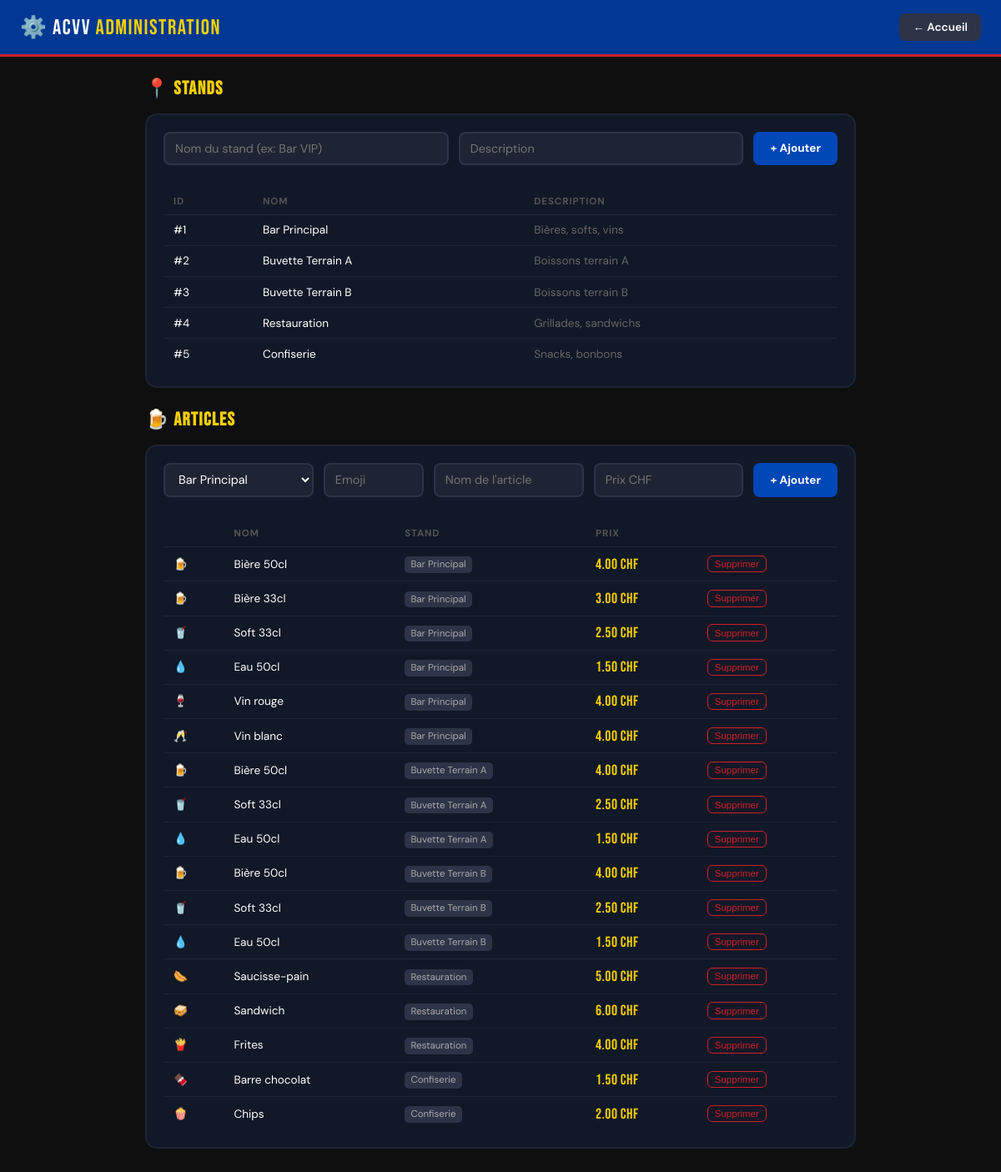
/admin, run on an earlier commit of the app's database.
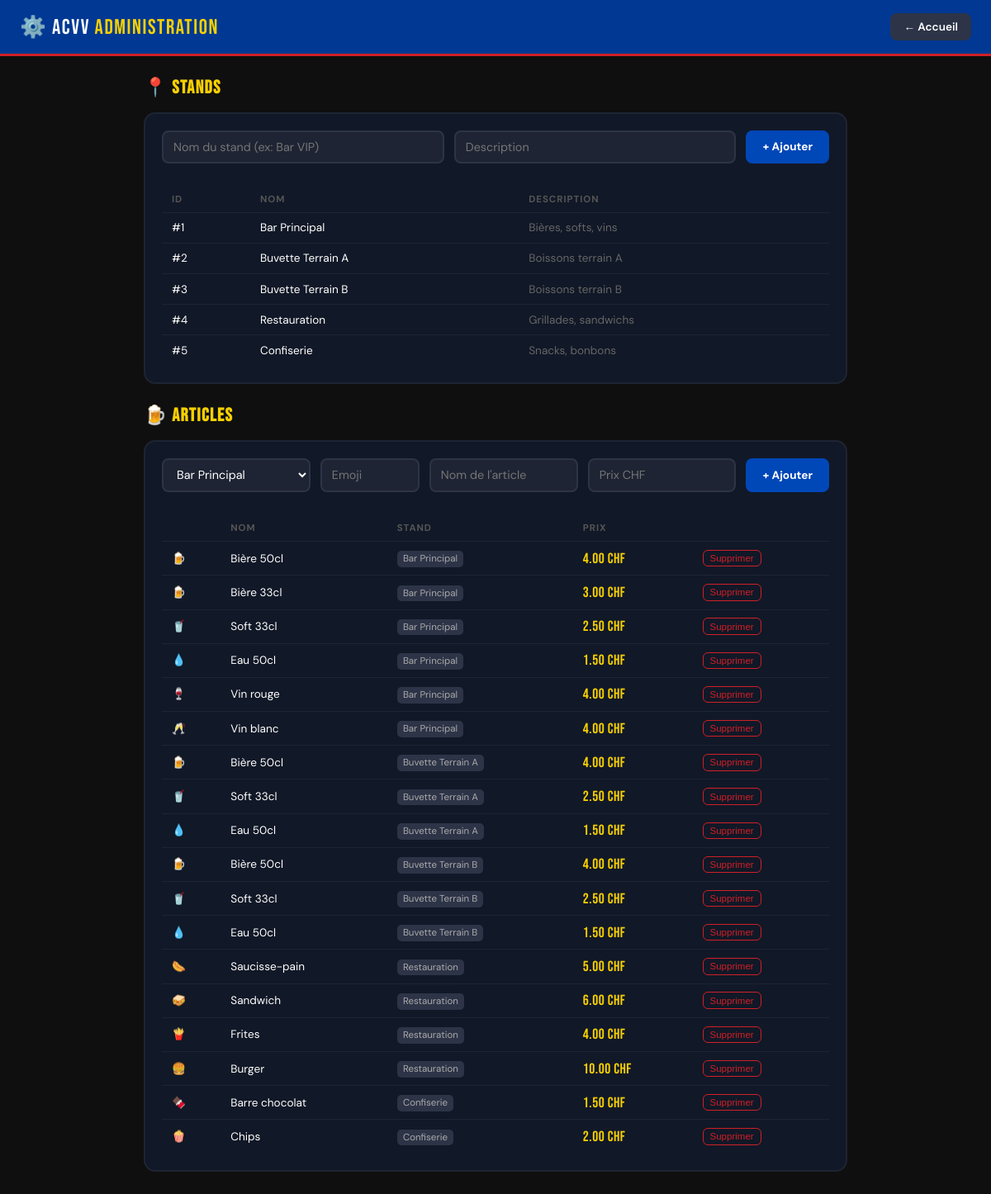
And on a later commit of the database.
### tables this page shows
CREATE TABLE stands (
            id INTEGER PRIMARY KEY AUTOINCREMENT,
            nom TEXT NOT NULL,
            description TEXT,
            actif INTEGER DEFAULT 1
        );

CREATE TABLE articles (
            id INTEGER PRIMARY KEY AUTOINCREMENT,
            stand_id INTEGER NOT NULL,
            nom TEXT NOT NULL,
            prix REAL NOT NULL,
            emoji TEXT DEFAULT '🍺',
            actif INTEGER DEFAULT 1,
            FOREIGN KEY (stand_id) REFERENCES stands(id)
        );

### app.py (the view)
@app.route("/admin")
def admin():
    db = get_db()
    cur = db.cursor()
    cur.execute("SELECT * FROM stands")
    stands = cur.fetchall()
    cur.execute("""
        SELECT a.*, s.nom AS stand_nom
        FROM articles a
        JOIN stands s ON a.stand_id = s.id
        ORDER BY s.id
    """)
    articles = cur.fetchall()
    db.close()
    return render_template("admin.html", stands=stands, articles=articles)

### database.py (called while the page is built)
    def get_db():
        conn = sqlite3.connect(DB_PATH)
        conn.row_factory = sqlite3.Row
        return conn

### templates/admin.html (shortened to what this page needs)
<!DOCTYPE html>
<html lang="fr">
<head>
</head>
<body>
<header>
  <div class="logo">⚙️ ACVV <span>Administration</span></div>
  <a href="/" class="btn-back">← Accueil</a>
</header>
<div class="container">
  <h2>📍 Stands</h2>
  <div class="card">
    <div class="form-row">
      <input type="text" id="stand-nom" placeholder="Nom du stand (ex: Bar VIP)">
      <input type="text" id="stand-desc" placeholder="Description">
      <button class="btn-add" onclick="ajouterStand()">+ Ajouter</button>
    </div>
    <div class="table-wrapper">
      <table>
        <tr><th>ID</th><th>Nom</th><th>Description</th></tr>
        {% for s in stands %}
        <tr><td>#{{ s.id }}</td><td>{{ s.nom }}</td><td style="color:#666">{{ s.description or '—' }}</td></tr>
        {% endfor %}
      </table>
    </div>
  </div>
  <h2>🍺 Articles</h2>
  <div class="card">
    <div class="form-row">
      <select id="art-stand">
        {% for s in stands %}<option value="{{ s.id }}">{{ s.nom }}</option>{% endfor %}
      </select>
      <input type="text" id="art-emoji" placeholder="Emoji" style="max-width:70px">
      <input type="text" id="art-nom" placeholder="Nom de l'article">
      <input type="number" id="art-prix" placeholder="Prix CHF" step="0.50" min="0.50">
      <button class="btn-add" onclick="ajouterArticle()">+ Ajouter</button>
    </div>
    <div class="table-wrapper">
      <table>
        <tr><th></th><th>Nom</th><th>Stand</th><th>Prix</th><th></th></tr>
        {% for a in articles %}
        {% if a.actif %}
        <tr id="art-row-{{ a.id }}">
          <td>{{ a.emoji }}</td>
          <td>{{ a.nom }}</td>
          <td><span class="stand-badge">{{ a.stand_nom }}</span></td>
          <td class="prix-cell">{{ "%.2f"|format(a.prix) }} CHF</td>
          <td><button class="btn-del" onclick="supprimerArticle({{ a.id }})">Supprimer</button></td>
        </tr>
        {% endif %}
        {% endfor %}
      </table>
    </div>
  </div>
</div>
</body>
</html>

### templates/admin.html (style rules this page uses)
*,*::before,*::after { box-sizing:border-box;margin:0;padding:0 }
:root { --bleu:#003893;--bleu2:#0047b8;--bleu3:#1a5fd4;--jaune:#f7d000;--noir:#0f0f0f;--gris:#111827;--gris2:#1e2433;--gris3:#2d3447;--blanc:#ffffff;--rouge:#cf2027;--creme:#f4f1e8 }
body { background:var(--noir);color:var(--blanc);font-family:'DM Sans',sans-serif;min-height:100vh }
header { background:var(--bleu);border-bottom:3px solid var(--rouge);padding:1rem 1.5rem;display:flex;align-items:center;justify-content:space-between }
.logo { font-family:'Bebas Neue',sans-serif;font-size:1.6rem;letter-spacing:.06em }
.logo span { color:var(--jaune) }
.btn-back { background:var(--gris3);border:none;border-radius:8px;color:var(--blanc);font-family:'DM Sans',sans-serif;font-size:.85rem;font-weight:600;padding:.5rem 1rem;cursor:pointer;text-decoration:none }
.container { max-width:900px;margin:0 auto;padding:1.5rem }
h2 { font-family:'Bebas Neue',sans-serif;font-size:1.4rem;letter-spacing:.06em;margin-bottom:1rem;color:var(--jaune) }
.card { background:var(--gris);border:2px solid var(--gris2);border-radius:14px;padding:1.25rem;margin-bottom:1.5rem }
.table-wrapper { overflow-x:auto;-webkit-overflow-scrolling:touch;margin-top:1rem }
.form-row { display:flex;gap:.75rem;flex-wrap:wrap;margin-bottom:.75rem }
.form-row input,select { flex:1;min-width:120px;background:var(--gris2);border:2px solid var(--gris3);border-radius:8px;color:var(--blanc);font-family:'DM Sans',sans-serif;font-size:.9rem;padding:.55rem .75rem }
.btn-add { background:var(--bleu2);border:none;border-radius:8px;color:white;font-family:'DM Sans',sans-serif;font-weight:700;font-size:.85rem;padding:.6rem 1.25rem;cursor:pointer }
table { width:100%;border-collapse:collapse;font-size:.85rem;margin-top:.75rem }
th { text-align:left;padding:.5rem .75rem;color:#555;font-size:.72rem;text-transform:uppercase;letter-spacing:.08em;border-bottom:1px solid var(--gris2) }
td { padding:.6rem .75rem;border-bottom:1px solid var(--gris2);vertical-align:middle }
tr:last-child td { border-bottom:none }
.btn-del { background:transparent;border:1px solid var(--rouge);border-radius:6px;color:var(--rouge);font-size:.72rem;padding:.2rem .5rem;cursor:pointer }
.prix-cell { font-family:'Bebas Neue',sans-serif;font-size:1.1rem;color:var(--jaune);letter-spacing:.03em }
.stand-badge { background:var(--gris3);font-size:.72rem;padding:.15rem .45rem;border-radius:5px;color:#aaa }

What changed in the data, as far as the page shows it:
added articles: emoji "🍔", nom "Burger", stand_nom "Restauration", prix "10.00"
